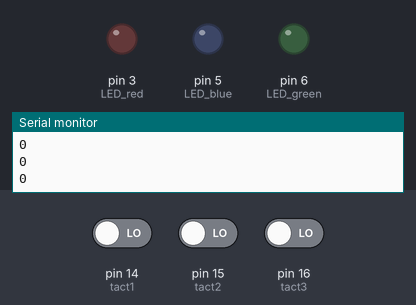
Bench run of a sketch on a simulated Arduino Uno, built with avr-gcc and run on an emulated ATmega328P. Shown: output pins drawn as LEDs (lit = HIGH), the last lines printed to the serial monitor. Inputs (shaded band) come from the test bench; at power-on: pin 14 (tact1) LOW, pin 15 (tact2) LOW, pin 16 (tact3) LOW.

Above: at 1.2 s.
1.3 s: pin 14 (tact1) driven HIGH
At 2.3 s:
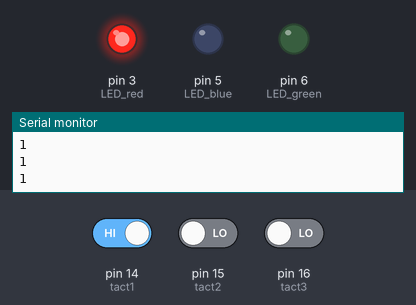
2.8 s: pin 14 (tact1) driven LOW and pin 15 (tact2) driven HIGH
At 3.3 s:
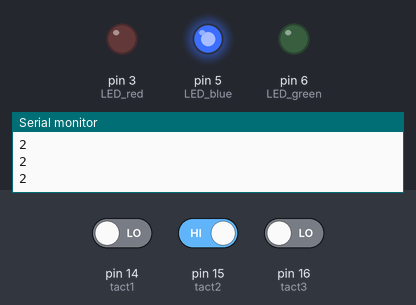
4.3 s: pin 15 (tact2) driven LOW and pin 16 (tact3) driven HIGH
At 4.8 s:
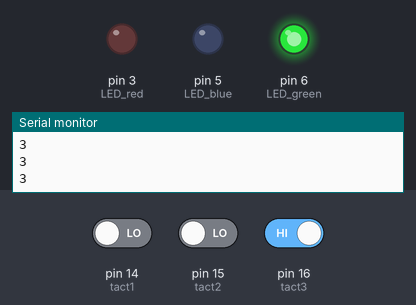
5.8 s: pin 15 (tact2) driven HIGH
At 7.0 s:
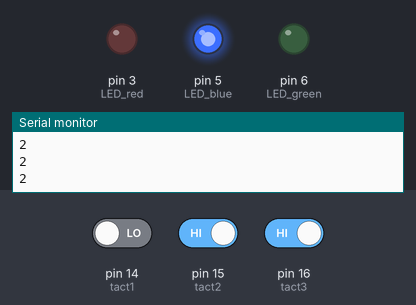
7.3 s: pin 15 (tact2) driven LOW
At 8.1 s:
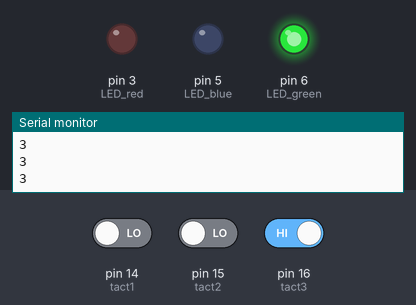
Timing chart, 0 to 9.8 s (numbered marks = the images above; inputs shaded):
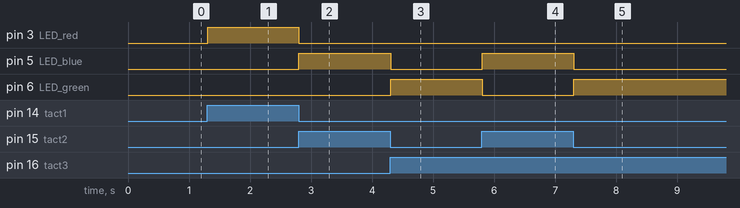

The sketch:

sample5_tactcase.ino
```cpp
#define LED_red 3
#define LED_blue 5
#define LED_green 6
const int tact1  = 14;
const int tact2  = 15;
const int tact3  = 16;

int red = 255;
int blue = 255;
int green = 255;
int switch_mode = 0;

void setup() {
  pinMode(tact1, INPUT);
  pinMode(tact2, INPUT);
  pinMode(tact3, INPUT);
  Serial.begin(115200);
  Serial.print("start_switch mode");
}

void loop() {
  //条件分岐を行う。
   if (digitalRead(tact1) == HIGH) {
    switch_mode = 1;
  } else if (digitalRead(tact2) == HIGH) {
    switch_mode = 2;
  } else if (digitalRead(tact3) == HIGH) {
    switch_mode = 3;
  }

  switch (switch_mode)//switch_modeで場合分けを行う
  {
    case 1:
      analogWrite(LED_red, red);
      analogWrite(LED_blue, 0);
      analogWrite(LED_green, 0);
      break;

    case 2:
      analogWrite(LED_red, 0);
      analogWrite(LED_blue, blue);
      analogWrite(LED_green, 0);
      break;

    case 3:
      analogWrite(LED_red, 0);
      analogWrite(LED_blue, 0);
      analogWrite(LED_green, green);
      break;
  }

  Serial.println(switch_mode);
  delay(10);


}
```

Measured:
- after the input at 1.3 s, pin 3 (LED_red): LOW → HIGH at once
- after the input at 2.8 s, pin 3 (LED_red): HIGH → LOW at once; pin 5 (LED_blue): LOW → HIGH at once
- after the input at 4.3 s, pin 5 (LED_blue): HIGH → LOW at once; pin 6 (LED_green): LOW → HIGH at once
- after the input at 5.8 s, pin 5 (LED_blue): LOW → HIGH at once; pin 6 (LED_green): HIGH → LOW at once
- after the input at 7.3 s, pin 5 (LED_blue): HIGH → LOW at once; pin 6 (LED_green): LOW → HIGH at once
